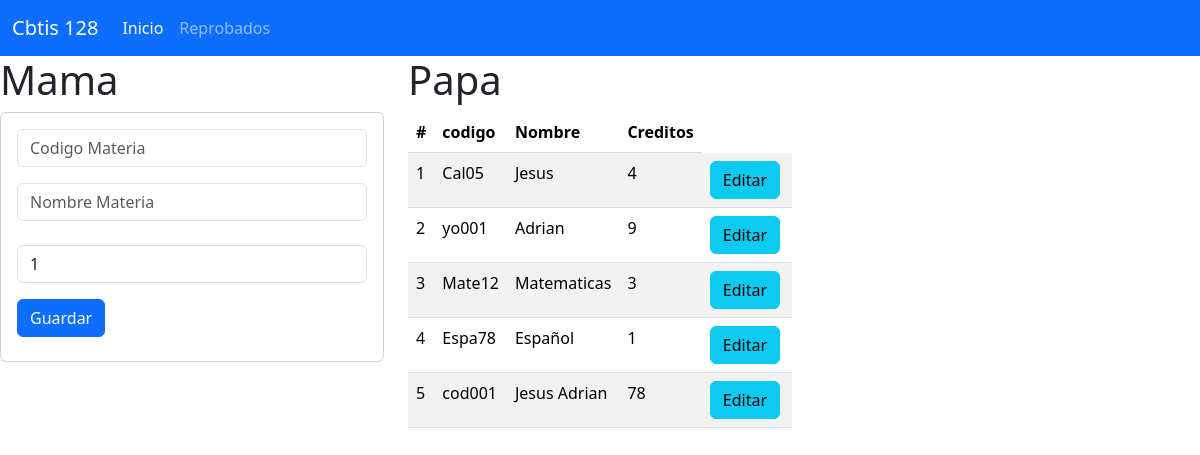
The app's page /, older data.
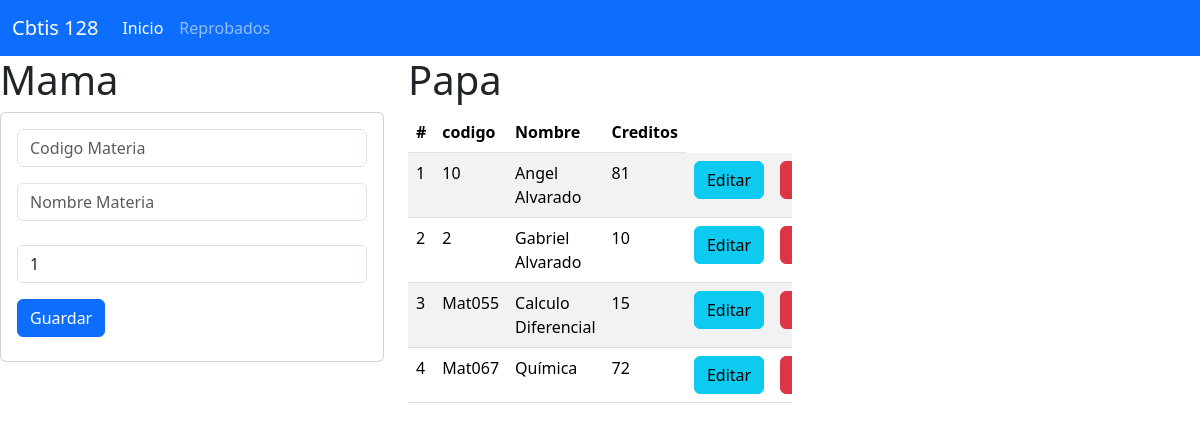
The same page, newer data.
### materia_app/models.py (models this page shows, shortened)
class Materia(models.Model):
    codigo=models.CharField(primary_key=True,max_length=6)
    nombre=models.CharField(max_length=100)
    creditos=models.PositiveSmallIntegerField()

### materia_app/views.py (the view)
# urls.py: path("",views.inicio_vista,name="inicio_vista"),
def inicio_vista(request):
    lasmateria=Materia.objects.all()
    return  render(request,"gestionarMateria.html",{"mismateria":lasmateria})

### materia_app/templates/gestionarMateria.html
{% extends "base.html" %} {% block cuerpo %}
<div class="row">
<div class="col-sm-12 col-md-4 col-lg-4 col-xl-4">
    <h1>Mama</h1>
    <div class="card">
        <div class="card-body">
            <form action="/registrarMateria/" method="POST">{% csrf_token %}
                <div class="form-group">
                    <input type="text" id="codigo" name="txtcodigo" class="form-control" placeholder="Codigo Materia" minlength="6" maxlength="6" required>
                </div>
                    <div class="form-group py-3">
                        <input type="text" id="nombre" name="txtnombre" class="form-control" placeholder="Nombre Materia"  maxlength="100" required>
                </div>
                <div class="form-group py-2">
                    <input type="text" id="numcreditos" name="numcreditos" class="form-control" value="1"  minlength="1" maxlength="9" required>
                </div>
                <div class="form-group py-2">
                    <button type="submit" class="btn btn-primary">Guardar</button>
                </div>
            </form>
        </div>
    </div>
</div>
<div class="col-sm-12 col-md-4 col-lg-4 col-xl-4">
    <h1>Papa</h1>
    <div class="table-responsive">
    <table class="table table-striped">
        <thead>
        <tr>
            <th scope="col">#</th>
            <th scope="col">codigo</th>
            <th scope="col">Nombre</th>
            <th scope="col">Creditos</th>
        </tr>
        </thead>
        <tbody>
            {% for M in mismateria  %}
            <tr>
            <td>{{forloop.counter}}</td>
            <td>{{M.codigo}}</td>
            <td>{{M.nombre}}</td>
            <td>{{M.creditos}}</td>
            <td> <a href="seleccionarMateria/{{M.codigo}}" class="btn btn-info">Editar</a></td>
            <td><a href="borrarMateria/{{M.codigo}}" class="btn btn-danger">Borrar</a></td>
            </tr>
            {% endfor %}
        </tbody>
    </table>
    </div>
</div>
</div>
{% endblock cuerpo %}

Row changes from the older to the newer data that the page shows:
removed Materia: codigo "Cal05", nombre "Jesus", creditos "4"
removed Materia: codigo "yo001", nombre "Adrian", creditos "9"
removed Materia: codigo "Mate12", nombre "Matematicas", creditos "3"
removed Materia: codigo "Espa78", nombre "Español", creditos "1"
removed Materia: codigo "cod001", nombre "Jesus Adrian", creditos "78"
added Materia: codigo "10", nombre "Angel Alvarado", creditos "81"
added Materia: codigo "2", nombre "Gabriel Alvarado", creditos "10"
added Materia: codigo "Mat055", nombre "Calculo Diferencial", creditos "15"
added Materia: codigo "Mat067", nombre "Química", creditos "72"
